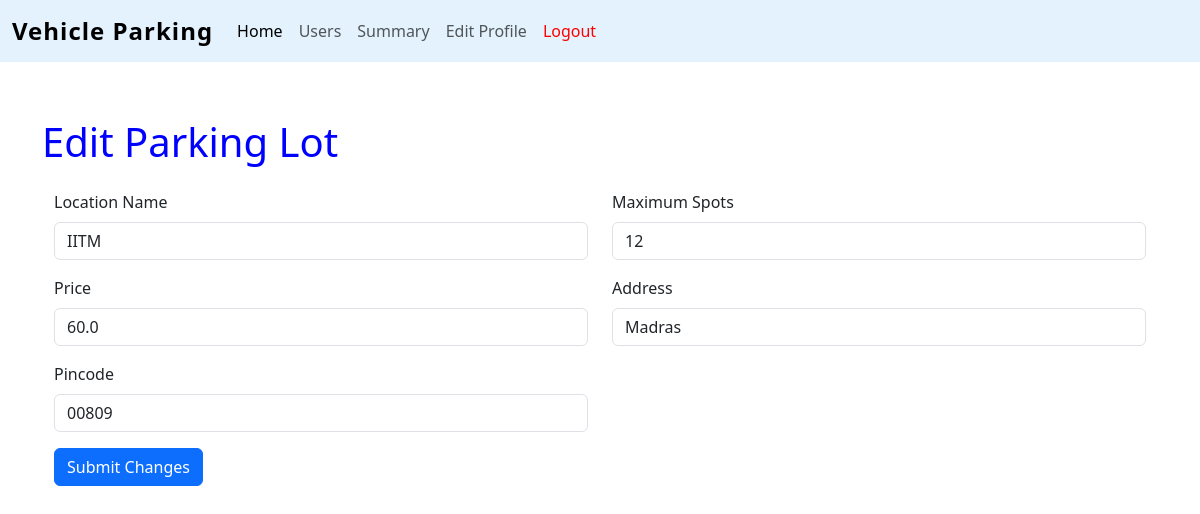
/edit_parking_lot/1 (signed in), run on the app's committed database.
### controllers/models.py (models this page shows)
class parking_lot(db.Model):
    id = db.Column(db.Integer, primary_key=True)
    location_name = db.Column(db.String(100), nullable=False)
    max_spots = db.Column(db.Integer,nullable=True)
    available_spots = db.Column(db.Integer, nullable=True)
    price = db.Column(db.Float,nullable=False)
    address = db.Column(db.String(200),nullable=False)
    pincode = db.Column(db.String(10),nullable=True)
    spots = db.relationship('parking_spot')

### controllers/routes.py (the view, shortened to what this page needs)
@app.route('/edit_parking_lot/<int:lot_id>', methods=['GET', 'POST'])
def edit_parking_lot(lot_id):
    if 'username' not in session or not session.get('is_admin'):
        flash("Access denied. Admins only.", "danger")
        return redirect(url_for('login'))
    lot = parking_lot.query.get_or_404(lot_id)
    return render_template('edit_parking_lot.html', lot=lot)

### templates/edit_parking_lot.html
{%extends 'layout.html'%}
{%block content%}
<h1 class="text-left my-4" style="color:blue">Edit Parking Lot</h1>
<form action="/edit_parking_lot/{{ lot.id }}" method="POST" class="form">
    <div class="container-fluid">
        <div class="row">
            <div class="mb-3 col-6">
                <label for="location_name" class="form-label">Location Name</label>
                <input type="text" class="form-control" id="location_name" name="location_name"
                    value="{{ lot.location_name }}" required>
            </div>
            <div class="mb-3 col-6">
                <label for="max_slots" class="form-label">Maximum Spots</label>
                <input type="number" class="form-control" id="max_spots" name="max_spots" value="{{ lot.max_spots }}"
                    required>
            </div>
            <div class="mb-3 col-6">
                <label for="price" class="form-label">Price</label>
                <input type="number" class="form-control" id="price" step="1" name="price" value="{{ lot.price }}"
                    required>
            </div>
            <div class="mb-3 col-6">
                <label for="address" class="form-label">Address</label>
                <input type="text" class="form-control" id="address" name="address" value="{{ lot.address }}" required>
            </div>
            <div class="mb-3 col-6">
                <label for="pincode" class="form-label">Pincode</label>
                <input type="text" class="form-control" id="pincode" name="pincode" value="{{ lot.pincode }}" required>
        </div>
    </div>
    <button type="submit" class="btn btn-primary">Submit Changes</button>
</form>
{%endblock%}

### data on the page
parking_lot: location_name "IITM", max_spots "12", price "60.0", address "Madras", pincode "00809"
